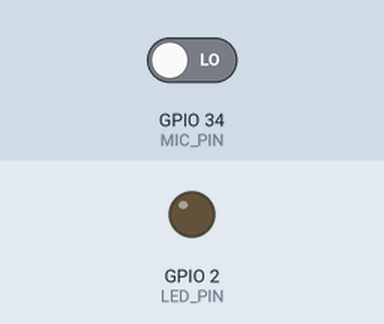
Simulated run of this sketch. Board: ESP32. On the bench: output pins drawn as LEDs (lit = HIGH). The test bench sets the inputs (shaded band); at power-on: GPIO 34 (MIC_PIN) LOW. What the sketch prints to the serial monitor is not drawn.

Above: at 1.2 s.
1.3 s: GPIO 34 (MIC_PIN) driven HIGH
Timing chart, 0 to 4.3 s (numbered marks = the images above; inputs shaded):
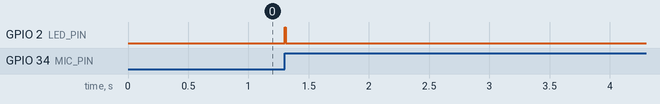

The sketch:

sf.ino
```cpp
//NOT FFT!!!
#include <Arduino.h>

const int MIC_PIN = 34;
const int LED_PIN = 2;

unsigned long startTime = 0;
volatile unsigned long period = 0;
volatile boolean pulseDetected = false;

void IRAM_ATTR handleInterrupt() {
  unsigned long currentTime = micros();
  period = currentTime - startTime;
  startTime = currentTime;
  pulseDetected = true;
}

void setup() {
  Serial.begin(115200);
  pinMode(MIC_PIN, INPUT);
  pinMode(LED_PIN, OUTPUT);
  attachInterrupt(digitalPinToInterrupt(MIC_PIN), handleInterrupt, RISING);
}

void loop() {
  if (pulseDetected) {
    float frequency = 1000000.0 / period;
    Serial.print("Frequency: ");
    Serial.print(frequency);
    Serial.println(" Hz");

    pulseDetected = false;
    digitalWrite(LED_PIN, HIGH);
    delay(10);
    digitalWrite(LED_PIN, LOW);
  }
}
```

Measured:
- after the input at 1.3 s, GPIO 2 (LED_PIN): LOW → HIGH at once, → LOW 0.01 s later
